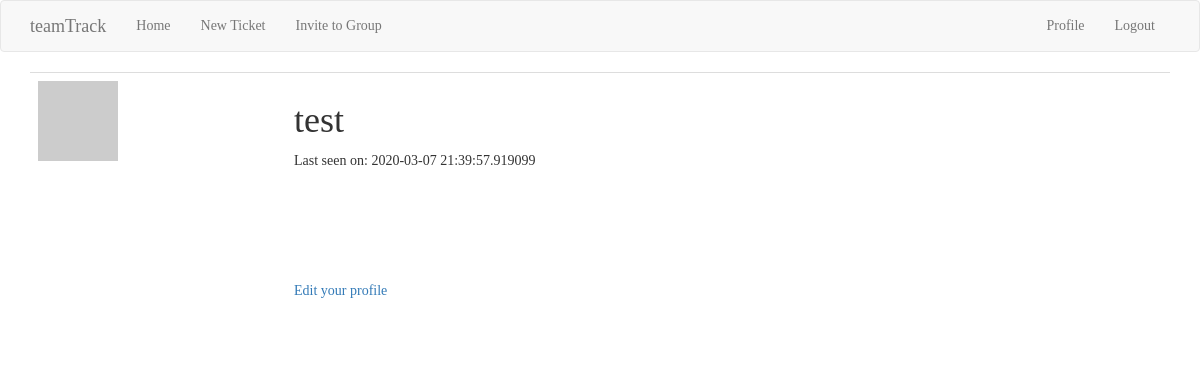
/user/test (signed in), run on an earlier commit of the app's database.
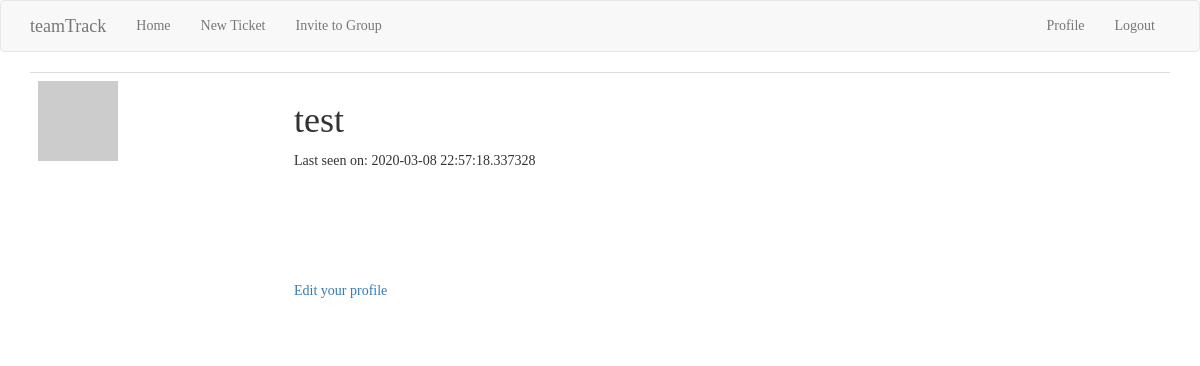
And on a later commit of the database.
### app/models.py (models this page shows, shortened)
class User(UserMixin, db.Model):
    id = db.Column(db.Integer, primary_key=True)
    username = db.Column(db.String(64), index=True, unique=True)
    email = db.Column(db.String(120), index=True, unique=True)
    password_hash = db.Column(db.String(128))
    tickets = db.relationship('Ticket', backref='author', lazy='dynamic')
    about_me = db.Column(db.String(140))
    last_seen = db.Column(db.DateTime, default=datetime.utcnow)
    followed = db.relationship(
        'User', secondary=followers,
        primaryjoin=(followers.c.follower_id == id),
        secondaryjoin=(followers.c.followed_id == id),
        backref=db.backref('followers', lazy='dynamic'), lazy='dynamic')
    def avatar(self, size):
        digest = md5(self.email.lower().encode('utf-8')).hexdigest()
        return 'https://www.gravatar.com/avatar/{}?d=identicon&s={}'.format(
            digest, size)

### app/routes.py (the view)
@app.route('/user/<username>')
@login_required
def user(username):
    user = User.query.filter_by(username=username).first_or_404()
    page = request.args.get('page', 1, type=int)
    return render_template('user.html', user=user)

### app/models.py (called while the page is built)
@login.user_loader
def load_user(id):
    return User.query.get(int(id))

### app/routes.py (called while the page is built)
@app.before_request
def before_request():
    if current_user.is_authenticated:
        current_user.last_seen = datetime.utcnow()
        db.session.commit()

### app/templates/user.html (shortened to what this page needs)
{% extends "base.html" %}
{% block app_content %}
    <table class="table">
        <tr>
            <td width="256px"><img src="{{ user.avatar(256) }}"></td>
            <td>
                <h1>{{ user.username }}</h1>
                {% if user.last_seen %}<p>Last seen on: {{ user.last_seen }}</p>{% endif %}
                <br><br><br><br><br>
                <p><a href="{{ url_for('edit_profile') }}">Edit your profile</a></p>
            </td>
        </tr>
    </table>
{% endblock %}

What changed in the data, as far as the page shows it:
changed User "test": last_seen "2020-03-07 21:39:57.919099" → "2020-03-08 22:57:18.337328"
